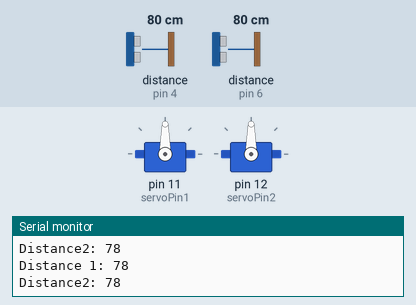
Simulated run of this sketch. Board: Arduino Uno, built with avr-gcc and run on an emulated ATmega328P. Parts: 2 × servo, the last lines printed to the serial monitor. Wiring (inferred from the names in the program): 2 × ultrasonic range finder: trigger pin 3, echo pin 4 / trigger pin 5, echo pin 6. The test bench sets the inputs (shaded band); at power-on: distance to the obstacle (sensors on pin 4, pin 6) 80 cm. The echo pulse lasts 58.3 µs per cm.

Above: at 1.2 s.
1.3 s: distance to the obstacle (sensor on pin 4) set to 23 cm
4.3 s: distance to the obstacle (sensor on pin 4) set to 19 cm
At 5.1 s:
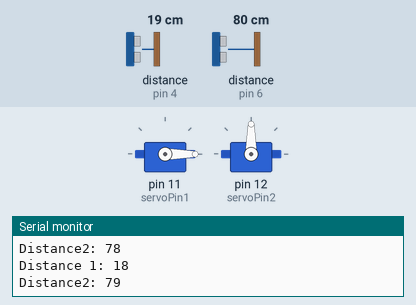
7.3 s: distance to the obstacle (sensor on pin 6) set to 23 cm
10.3 s: distance to the obstacle (sensor on pin 6) set to 18 cm
At 11.9 s:
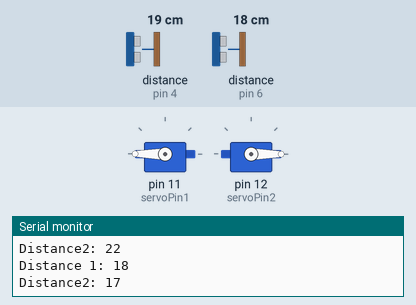
13.3 s: distance to the obstacle (sensor on pin 4) set to 35 cm
At 14.7 s:
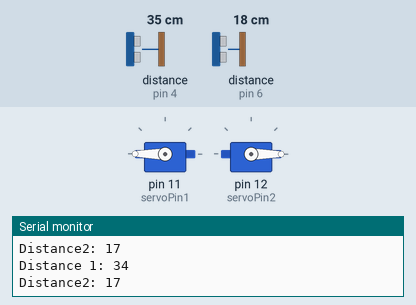
Timing chart, 0 to 15.8 s (numbered marks = the images above; inputs shaded):
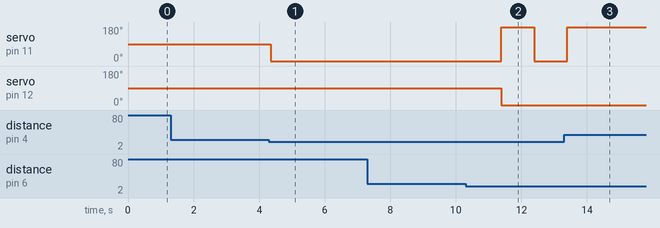

The sketch:

Monitor_Bin.ino
```cpp
#include <Servo.h>
Servo Servo1;
Servo Servo2;

const int trigPin1 = 3;
const int echoPin1 = 4;
const int trigPin2 = 5;
const int echoPin2 = 6;

int servoPin1 = 11;
int servoPin2 = 12;

long duration1;
int distance1;
long duration2;
int distance2;

void setup()
 {
  Servo1.attach(servoPin1);

  pinMode(trigPin1, OUTPUT);
  pinMode(echoPin1, INPUT);


  Servo2.attach(servoPin2);

  pinMode(trigPin2, OUTPUT);
  pinMode(echoPin2, INPUT);


  Serial.begin(9600);
}


void loop(){

digitalWrite(trigPin1, LOW);
delayMicroseconds(2);
digitalWrite(trigPin2, LOW);
delayMicroseconds(2);

digitalWrite(trigPin1, HIGH);
delayMicroseconds(10);
digitalWrite(trigPin1, LOW);

duration1 = pulseIn(echoPin1, HIGH);

digitalWrite(trigPin2, HIGH);
delayMicroseconds(10);
digitalWrite(trigPin2, LOW);

duration2 = pulseIn(echoPin2, HIGH);

distance1= duration1*0.034/2;
distance2= duration2*0.034/2;

Serial.print("Distance 1: ");
Serial.println(distance1);

Serial.print("Distance2: ");
Serial.println(distance2);

if(distance1 <= 20){
   Servo1.write(0);
   delay(1000);
   Servo1.write(180);
}

if(distance2 <= 20){
   Servo2.write(0);
   delay(1000);
   Servo1.write(180 );
}
}
```

Measured:
- the behaviour switches between 22 and 21 cm on distance to the obstacle (sensor on pin 4) (found by bisection; images 0 and 1)
- the behaviour switches between 22 and 21 cm on distance to the obstacle (sensor on pin 6) (found by bisection; images 1 and 2)
- after the input at 4.3 s, servo on pin 11 (servoPin1): 90° → 0° after 0.06 s
- after the input at 10.3 s, servo on pin 11 (servoPin1): 0° → 180° after 1.1 s, → 0° 1.0 s later; servo on pin 12 (servoPin2): 90° → 0° after 1.1 s
- after the input at 13.3 s, servo on pin 11 (servoPin1): goes on until 13.4 s, then stays 180°
